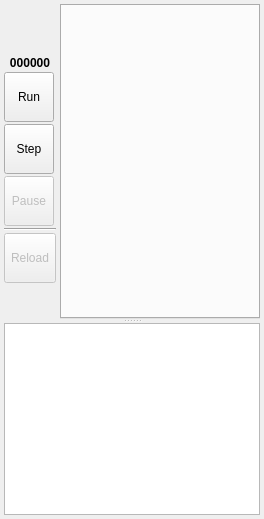
      <widget class="QWidget" name="SimulationPage">
       <layout class="QHBoxLayout" name="horizontalLayout_3">
        <property name="spacing">
         <number>4</number>
        </property>
        <property name="leftMargin">
         <number>4</number>
        </property>
        <property name="topMargin">
         <number>4</number>
        </property>
        <property name="rightMargin">
         <number>4</number>
        </property>
        <property name="bottomMargin">
         <number>4</number>
        </property>
        <item>
         <widget class="QSplitter" name="splitter">
          <property name="orientation">
           <enum>Qt::Vertical</enum>
          </property>
          <widget class="QWidget" name="MainWidget" native="true">
           <property name="sizePolicy">
            <sizepolicy hsizetype="Expanding" vsizetype="Expanding">
             <horstretch>0</horstretch>
             <verstretch>15</verstretch>
            </sizepolicy>
           </property>
           <layout class="QHBoxLayout" name="horizontalLayout">
            <property name="spacing">
             <number>4</number>
            </property>
            <property name="leftMargin">
             <number>0</number>
            </property>
            <property name="topMargin">
             <number>0</number>
            </property>
            <property name="rightMargin">
             <number>0</number>
            </property>
            <property name="bottomMargin">
             <number>0</number>
            </property>
            <item>
             <layout class="QVBoxLayout" name="verticalLayout">
              <property name="spacing">
               <number>2</number>
              </property>
              <item>
               <widget class="QLabel" name="DissolveLabel">
                <property name="minimumSize">
                 <size>
                  <width>50</width>
                  <height>50</height>
                 </size>
                </property>
                <property name="maximumSize">
                 <size>
                  <width>50</width>
                  <height>50</height>
                 </size>
                </property>
                <property name="text">
                 <string/>
                </property>
                <property name="pixmap">
                 <pixmap resource="main.qrc">:/dissolve/icons/dissolve.png</pixmap>
                </property>
                <property name="scaledContents">
                 <bool>true</bool>
                </property>
               </widget>
              </item>
              <item>
               <widget class="QLabel" name="ControlIterationLabel">
                <property name="font">
                 <font>
                  <pointsize>9</pointsize>
                  <weight>75</weight>
                  <bold>true</bold>
                 </font>
                </property>
                <property name="text">
                 <string>000000</string>
                </property>
                <property name="alignment">
                 <set>Qt::AlignCenter</set>
                </property>
               </widget>
              </item>
              <item>
               <widget class="QToolButton" name="ControlRunButton">
                <property name="sizePolicy">
                 <sizepolicy hsizetype="Fixed" vsizetype="Fixed">
                  <horstretch>0</horstretch>
                  <verstretch>0</verstretch>
                 </sizepolicy>
                </property>
                <property name="minimumSize">
                 <size>
                  <width>50</width>
                  <height>50</height>
                 </size>
                </property>
                <property name="font">
                 <font>
                  <weight>50</weight>
                  <bold>false</bold>
                 </font>
                </property>
                <property name="toolTip">
                 <string>Run the current simulation</string>
                </property>
                <property name="text">
                 <string>Run</string>
                </property>
                <property name="icon">
                 <iconset resource="main.qrc">
                  <normaloff>:/control/icons/control_play.svg</normaloff>:/control/icons/control_play.svg</iconset>
                </property>
                <property name="iconSize">
                 <size>
                  <width>32</width>
                  <height>32</height>
                 </size>
                </property>
                <property name="toolButtonStyle">
                 <enum>Qt::ToolButtonIconOnly</enum>
                </property>
               </widget>
              </item>
              <item>
               <widget class="QToolButton" name="ControlStepButton">
                <property name="sizePolicy">
                 <sizepolicy hsizetype="Fixed" vsizetype="Fixed">
                  <horstretch>0</horstretch>
                  <verstretch>0</verstretch>
                 </sizepolicy>
                </property>
                <property name="minimumSize">
                 <size>
                  <width>50</width>
                  <height>50</height>
                 </size>
                </property>
                <property name="font">
                 <font>
                  <weight>50</weight>
                  <bold>false</bold>
                 </font>
                </property>
                <property name="toolTip">
                 <string>Step the current simulation (perform one iteration)</string>
                </property>
                <property name="text">
                 <string>Step</string>
                </property>
                <property name="icon">
                 <iconset resource="main.qrc">
                  <normaloff>:/control/icons/control_step.svg</normaloff>:/control/icons/control_step.svg</iconset>
                </property>
                <property name="iconSize">
                 <size>
                  <width>32</width>
                  <height>32</height>
                 </size>
                </property>
                <property name="toolButtonStyle">
                 <enum>Qt::ToolButtonIconOnly</enum>
                </property>
               </widget>
              </item>
              <item>
               <widget class="QToolButton" name="ControlPauseButton">
                <property name="enabled">
                 <bool>false</bool>
                </property>
                <property name="sizePolicy">
                 <sizepolicy hsizetype="Fixed" vsizetype="Fixed">
                  <horstretch>0</horstretch>
                  <verstretch>0</verstretch>
                 </sizepolicy>
                </property>
                <property name="minimumSize">
                 <size>
                  <width>50</width>
                  <height>50</height>
                 </size>
                </property>
                <property name="toolTip">
                 <string>Stop (pause) the current simulation</string>
                </property>
                <property name="text">
                 <string>Pause</string>
                </property>
                <property name="icon">
                 <iconset resource="main.qrc">
                  <normaloff>:/control/icons/control_pause.svg</normaloff>:/control/icons/control_pause.svg</iconset>
                </property>
                <property name="iconSize">
                 <size>
                  <width>32</width>
                  <height>32</height>
                 </size>
                </property>
                <property name="toolButtonStyle">
                 <enum>Qt::ToolButtonIconOnly</enum>
                </property>
               </widget>
              </item>
              <item>
               <widget class="Line" name="line">
                <property name="orientation">
                 <enum>Qt::Horizontal</enum>
                </property>
               </widget>
              </item>
              <item>
               <widget class="QToolButton" name="ControlReloadButton">
                <property name="enabled">
                 <bool>false</bool>
                </property>
                <property name="sizePolicy">
                 <sizepolicy hsizetype="Fixed" vsizetype="Fixed">
                  <horstretch>0</horstretch>
                  <verstretch>0</verstretch>
                 </sizepolicy>
                </property>
                <property name="minimumSize">
                 <size>
                  <width>50</width>
                  <height>50</height>
                 </size>
                </property>
                <property name="toolTip">
                 <string/>
                </property>
                <property name="text">
                 <string>Reload</string>
                </property>
                <property name="icon">
                 <iconset resource="main.qrc">
                  <normaloff>:/general/icons/general_repeat.svg</normaloff>:/general/icons/general_repeat.svg</iconset>
                </property>
                <property name="iconSize">
                 <size>
                  <width>32</width>
                  <height>32</height>
                 </size>
                </property>
                <property name="toolButtonStyle">
                 <enum>Qt::ToolButtonIconOnly</enum>
                </property>
               </widget>
              </item>
              <item>
               <spacer name="verticalSpacer">
                <property name="orientation">
                 <enum>Qt::Vertical</enum>
                </property>
                <property name="sizeHint" stdset="0">
                 <size>
                  <width>20</width>
                  <height>40</height>
                 </size>
                </property>
               </spacer>
              </item>
             </layout>
            </item>
            <item>
             <widget class="SuperTabWidget" name="MainTabs">
              <property name="sizePolicy">
               <sizepolicy hsizetype="Expanding" vsizetype="Expanding">
                <horstretch>0</horstretch>
                <verstretch>10</verstretch>
               </sizepolicy>
              </property>
              <property name="currentIndex">
               <number>-1</number>
              </property>
             </widget>
            </item>
           </layout>
          </widget>
          <widget class="QTextBrowser" name="MessagesBrowser">
           <property name="sizePolicy">
            <sizepolicy hsizetype="Expanding" vsizetype="Minimum">
             <horstretch>0</horstretch>
             <verstretch>0</verstretch>
            </sizepolicy>
           </property>
           <property name="font">
            <font>
             <family>Courier</family>
             <pointsize>8</pointsize>
            </font>
           </property>
           <property name="acceptRichText">
            <bool>true</bool>
           </property>
          </widget>
         </widget>
        </item>
       </layout>
      </widget>
